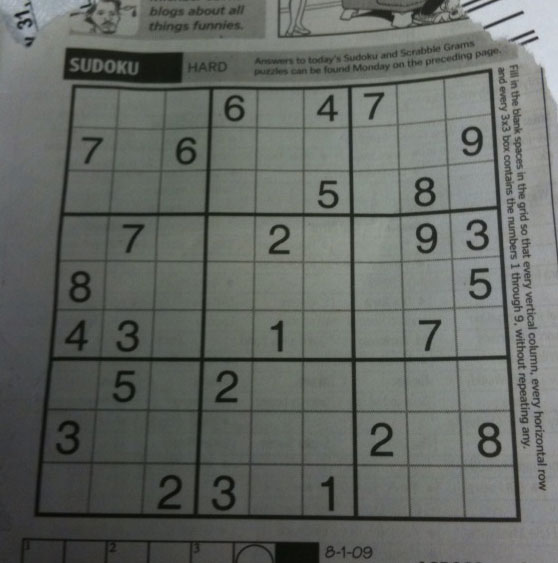
#> input picture day02_opencv_color/sudoku.png, 558 x 563 px
$ python trackbarver2.py
#> lines starting #> are read from the running program, lines starting #| are printed output that depends on the picture; after the words box and inside, x2 and y2 are one past the last pixel; in counts of white or black regions, pixels touching at a corner belong together
import cv2 as cv
import numpy as np
from matplotlib import pyplot as plt
import urllib.request
import os

def get_samples(filename):
#> called with filename = 'sudoku.png'
    if not os.path.exists(filename):
        url = f"https://raw.githubusercontent.com/opencv/opencv/master/samples/data/{filename}"
        urllib.request.urlretrieve(url,filename)
    return cv.imread(filename,0)
#> returned value: shape (563, 558); min 7, max 218, mean 101.8
img = get_samples('sudoku.png')

assert img is not None, "file could not be read, check with os.path.exists()"
ret1,th1 = cv.threshold(img,127,255,cv.THRESH_BINARY)
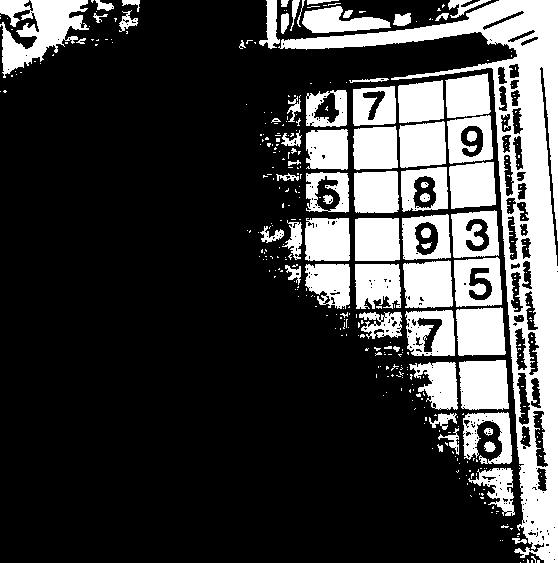
#> th1: shape (563, 558); 25.3% white; 376 white regions (307 under 20 px), largest, box (x1, y1, x2, y2) and area: (278, 0, 558, 563) 25952, (0, 0, 89, 78) 3634, (459, 360, 509, 410) 2273

# Otsu's thresholding
ret2,th2 = cv.threshold(img,0,255,cv.THRESH_BINARY+cv.THRESH_OTSU)
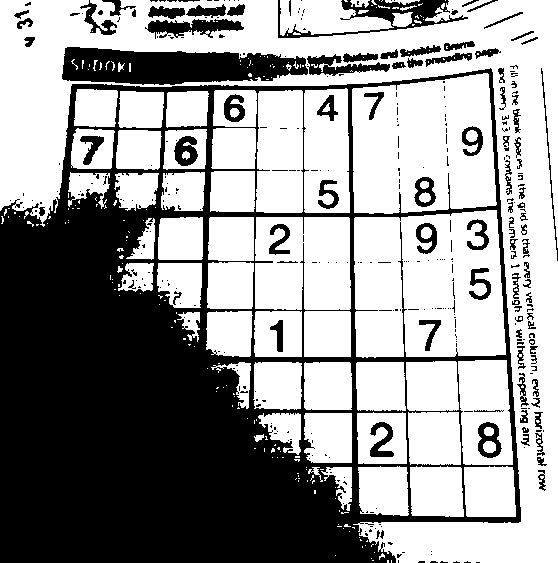
#> th2: shape (563, 558); 59.4% white; 361 black regions (263 under 20 px), largest, box (x1, y1, x2, y2) and area: (0, 68, 521, 563) 104893, (62, 47, 308, 85) 6753, (278, 0, 468, 38) 1967
#> ret2 = 96

# Otsu's thresholding after Gaussian filtering
blur = cv.GaussianBlur(img,(5,5),0)
ret3,th3 = cv.threshold(blur,0,255,cv.THRESH_BINARY+cv.THRESH_OTSU)
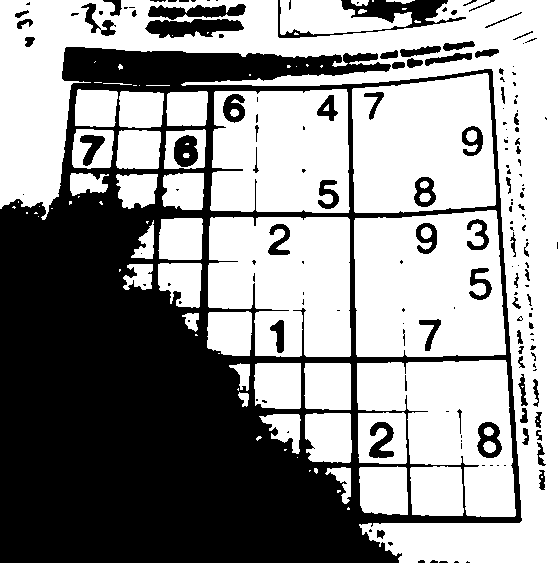
#> th3: shape (563, 558); 58% white; 171 black regions (100 under 20 px), largest, box (x1, y1, x2, y2) and area: (0, 47, 522, 563) 117345, (278, 0, 466, 38) 2024, (145, 19, 244, 38) 1287
#> ret3 = 97

# plot all the images and their histograms
images = [img, 0, th1,
          img, 0, th2,
          blur, 0, th3]
titles = ['Original Noisy Image','Histogram','Global Thresholding (v=127)',
          'Original Noisy Image','Histogram',"Otsu's Thresholding",
          'Gaussian filtered Image','Histogram',"Otsu's Thresholding"]

for i in range(3):
    plt.subplot(3,3,i*3+1),plt.imshow(images[i*3],'gray')
    plt.title(titles[i*3]), plt.xticks([]), plt.yticks([])
    plt.subplot(3,3,i*3+2),plt.hist(images[i*3].ravel(),256)
    plt.title(titles[i*3+1]), plt.xticks([]), plt.yticks([])
    plt.subplot(3,3,i*3+3),plt.imshow(images[i*3+2],'gray')
    plt.title(titles[i*3+2]), plt.xticks([]), plt.yticks([])
plt.show()
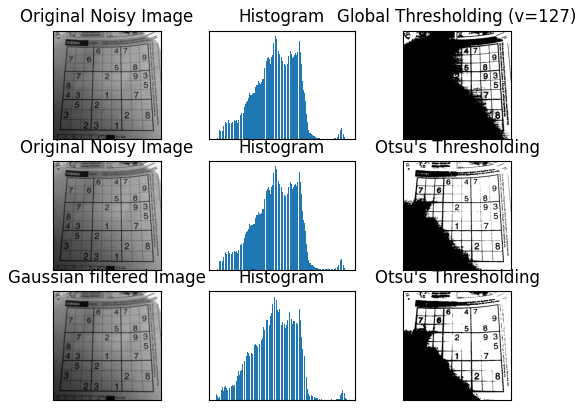
#> figure drawn by matplotlib, 9 panels

$ run again, with day02_opencv_color/gradient.png copied over day02_opencv_color/sudoku.png
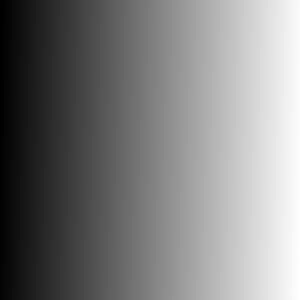
#> input picture day02_opencv_color/gradient.png, 300 x 300 px
#> `ret1,th1 = cv.threshold(img,127,255,cv.THRESH_BINARY)`:
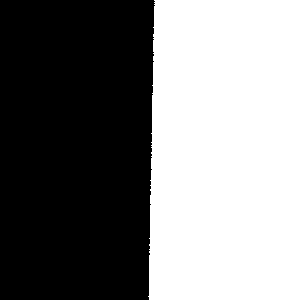
#> th1: shape (300, 300); 49.5% white; 1 white region, box (x1, y1, x2, y2) and area: (148, 0, 300, 300) 44573
#> `ret2,th2 = cv.threshold(img,0,255,cv.THRESH_BINARY+cv.THRESH_OTSU)`:
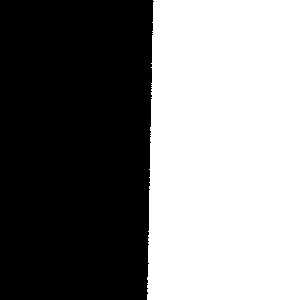
#> th2: shape (300, 300); 49.9% white; 1 white region, box (x1, y1, x2, y2) and area: (147, 0, 300, 300) 44941
#> ret2 = 126
#> th3: shape (300, 300); 49.9% white; 1 white region, box (x1, y1, x2, y2) and area: (147, 0, 300, 300) 44942
